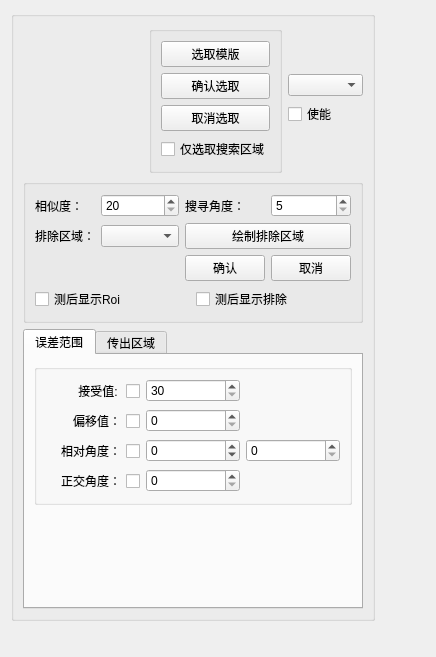
<?xml version="1.0" encoding="UTF-8"?>
<ui version="4.0">
 <class>nccMatch_outNWdg</class>
 <widget class="QWidget" name="nccMatch_outNWdg">
  <property name="geometry">
   <rect>
    <x>0</x>
    <y>0</y>
    <width>436</width>
    <height>657</height>
   </rect>
  </property>
  <property name="windowTitle">
   <string>nccMatch_outNWdg</string>
  </property>
  <layout class="QGridLayout" name="gridLayout_7">
   <item row="0" column="0">
    <widget class="QGroupBox" name="groupBox_2">
     <property name="title">
      <string/>
     </property>
     <layout class="QGridLayout" name="gridLayout_6">
      <item row="0" column="0">
       <layout class="QHBoxLayout" name="horizontalLayout" stretch="0,0">
        <item>
         <layout class="QHBoxLayout" name="horizontalLayout_2">
          <item>
           <widget class="QWidget" name="widget_pattern" native="true">
            <property name="minimumSize">
             <size>
              <width>120</width>
              <height>120</height>
             </size>
            </property>
            <property name="maximumSize">
             <size>
              <width>120</width>
              <height>120</height>
             </size>
            </property>
           </widget>
          </item>
          <item>
           <widget class="QGroupBox" name="groupBox_verticalLayout1">
            <layout class="QVBoxLayout" name="verticalLayout">
             <item>
              <widget class="QPushButton" name="bt_selectPattern">
               <property name="text">
                <string>选取模版</string>
               </property>
              </widget>
             </item>
             <item>
              <widget class="QPushButton" name="bt_ensureSelect">
               <property name="enabled">
                <bool>true</bool>
               </property>
               <property name="text">
                <string>确认选取</string>
               </property>
              </widget>
             </item>
             <item>
              <widget class="QPushButton" name="bt_cancelSelect">
               <property name="enabled">
                <bool>true</bool>
               </property>
               <property name="text">
                <string>取消选取</string>
               </property>
              </widget>
             </item>
             <item>
              <widget class="QCheckBox" name="cb_onlySearchRoi">
               <property name="text">
                <string>仅选取搜索区域</string>
               </property>
              </widget>
             </item>
            </layout>
           </widget>
          </item>
         </layout>
        </item>
        <item>
         <layout class="QVBoxLayout" name="verticalLayout_3">
          <item>
           <spacer name="verticalSpacer_4">
            <property name="orientation">
             <enum>Qt::Vertical</enum>
            </property>
            <property name="sizeHint" stdset="0">
             <size>
              <width>20</width>
              <height>40</height>
             </size>
            </property>
           </spacer>
          </item>
          <item>
           <widget class="QComboBox" name="cob_temp"/>
          </item>
          <item>
           <widget class="QCheckBox" name="cb_enable">
            <property name="text">
             <string>使能</string>
            </property>
           </widget>
          </item>
          <item>
           <spacer name="verticalSpacer_3">
            <property name="orientation">
             <enum>Qt::Vertical</enum>
            </property>
            <property name="sizeHint" stdset="0">
             <size>
              <width>20</width>
              <height>40</height>
             </size>
            </property>
           </spacer>
          </item>
         </layout>
        </item>
       </layout>
      </item>
      <item row="1" column="0">
       <widget class="QGroupBox" name="groupBox_verticalLayout2">
        <layout class="QGridLayout" name="gridLayout_2">
         <item row="0" column="0">
          <widget class="QLabel" name="label">
           <property name="text">
            <string>相似度：</string>
           </property>
          </widget>
         </item>
         <item row="0" column="1">
          <widget class="QSpinBox" name="sp_similarity">
           <property name="minimum">
            <number>20</number>
           </property>
           <property name="singleStep">
            <number>5</number>
           </property>
          </widget>
         </item>
         <item row="0" column="2">
          <widget class="QLabel" name="label_2">
           <property name="text">
            <string>搜寻角度：</string>
           </property>
          </widget>
         </item>
         <item row="0" column="3">
          <widget class="QSpinBox" name="sp_seekingAngle">
           <property name="minimum">
            <number>5</number>
           </property>
           <property name="maximum">
            <number>359</number>
           </property>
           <property name="singleStep">
            <number>10</number>
           </property>
          </widget>
         </item>
         <item row="1" column="0">
          <widget class="QLabel" name="label_11">
           <property name="layoutDirection">
            <enum>Qt::RightToLeft</enum>
           </property>
           <property name="text">
            <string>排除区域：</string>
           </property>
          </widget>
         </item>
         <item row="1" column="1">
          <widget class="QComboBox" name="cob_minusArea">
           <property name="enabled">
            <bool>true</bool>
           </property>
           <property name="minimumSize">
            <size>
             <width>0</width>
             <height>0</height>
            </size>
           </property>
           <item>
            <property name="text">
             <string/>
            </property>
           </item>
           <item>
            <property name="text">
             <string>旋转矩形</string>
            </property>
           </item>
           <item>
            <property name="text">
             <string>圆形</string>
            </property>
           </item>
          </widget>
         </item>
         <item row="1" column="2" colspan="2">
          <widget class="QPushButton" name="bt_drawMinus">
           <property name="enabled">
            <bool>true</bool>
           </property>
           <property name="minimumSize">
            <size>
             <width>0</width>
             <height>0</height>
            </size>
           </property>
           <property name="text">
            <string>绘制排除区域</string>
           </property>
          </widget>
         </item>
         <item row="2" column="3">
          <widget class="QPushButton" name="bt_cancelMinus">
           <property name="enabled">
            <bool>true</bool>
           </property>
           <property name="minimumSize">
            <size>
             <width>0</width>
             <height>0</height>
            </size>
           </property>
           <property name="text">
            <string>取消</string>
           </property>
          </widget>
         </item>
         <item row="2" column="2">
          <widget class="QPushButton" name="bt_ensureMinus">
           <property name="enabled">
            <bool>true</bool>
           </property>
           <property name="minimumSize">
            <size>
             <width>0</width>
             <height>0</height>
            </size>
           </property>
           <property name="text">
            <string>确认</string>
           </property>
          </widget>
         </item>
         <item row="3" column="0" colspan="4">
          <layout class="QGridLayout" name="gridLayout_9">
           <item row="0" column="0">
            <widget class="QCheckBox" name="cb_showRoiAfterDet">
             <property name="text">
              <string>测后显示Roi</string>
             </property>
            </widget>
           </item>
           <item row="0" column="1">
            <widget class="QCheckBox" name="cb_showMinusAfterDet">
             <property name="text">
              <string>测后显示排除</string>
             </property>
            </widget>
           </item>
          </layout>
         </item>
        </layout>
       </widget>
      </item>
      <item row="2" column="0">
       <widget class="QTabWidget" name="tabWidget">
        <property name="currentIndex">
         <number>0</number>
        </property>
        <widget class="QWidget" name="tab">
         <attribute name="title">
          <string>误差范围</string>
         </attribute>
         <layout class="QGridLayout" name="gridLayout_5">
          <item row="0" column="0">
           <widget class="QGroupBox" name="groupBox">
            <property name="minimumSize">
             <size>
              <width>0</width>
              <height>0</height>
             </size>
            </property>
            <property name="title">
             <string/>
            </property>
            <layout class="QGridLayout" name="gridLayout">
             <item row="0" column="0">
              <widget class="QCheckBox" name="cb_acceptValue">
               <property name="layoutDirection">
                <enum>Qt::RightToLeft</enum>
               </property>
               <property name="text">
                <string>接受值: </string>
               </property>
              </widget>
             </item>
             <item row="0" column="1">
              <widget class="QSpinBox" name="sp_acceptValue">
               <property name="enabled">
                <bool>true</bool>
               </property>
               <property name="minimum">
                <number>30</number>
               </property>
              </widget>
             </item>
             <item row="1" column="0">
              <widget class="QCheckBox" name="cb_offsetValue">
               <property name="layoutDirection">
                <enum>Qt::RightToLeft</enum>
               </property>
               <property name="text">
                <string>偏移值：</string>
               </property>
              </widget>
             </item>
             <item row="1" column="1">
              <widget class="QSpinBox" name="sp_offsetValue">
               <property name="enabled">
                <bool>true</bool>
               </property>
               <property name="maximum">
                <number>999</number>
               </property>
              </widget>
             </item>
             <item row="2" column="0">
              <widget class="QCheckBox" name="cb_relativeAngle">
               <property name="layoutDirection">
                <enum>Qt::RightToLeft</enum>
               </property>
               <property name="text">
                <string>相对角度：</string>
               </property>
              </widget>
             </item>
             <item row="2" column="1">
              <widget class="QSpinBox" name="sp_minRelative">
               <property name="enabled">
                <bool>true</bool>
               </property>
               <property name="minimum">
                <number>-360</number>
               </property>
               <property name="maximum">
                <number>360</number>
               </property>
              </widget>
             </item>
             <item row="2" column="2">
              <widget class="QSpinBox" name="sp_maxRelative">
               <property name="enabled">
                <bool>true</bool>
               </property>
               <property name="maximum">
                <number>360</number>
               </property>
              </widget>
             </item>
             <item row="3" column="0">
              <widget class="QCheckBox" name="cb_axisAngle">
               <property name="layoutDirection">
                <enum>Qt::RightToLeft</enum>
               </property>
               <property name="text">
                <string>正交角度：</string>
               </property>
              </widget>
             </item>
             <item row="3" column="1">
              <widget class="QSpinBox" name="sp_axisAngle">
               <property name="enabled">
                <bool>true</bool>
               </property>
               <property name="maximum">
                <number>45</number>
               </property>
              </widget>
             </item>
            </layout>
           </widget>
          </item>
          <item row="1" column="0">
           <spacer name="verticalSpacer_2">
            <property name="orientation">
             <enum>Qt::Vertical</enum>
            </property>
            <property name="sizeHint" stdset="0">
             <size>
              <width>20</width>
              <height>68</height>
             </size>
            </property>
           </spacer>
          </item>
         </layout>
         <zorder>groupBox</zorder>
         <zorder>verticalSpacer_2</zorder>
        </widget>
        <widget class="QWidget" name="tab_2">
         <attribute name="title">
          <string>传出区域</string>
         </attribute>
         <layout class="QGridLayout" name="gridLayout_4">
          <item row="1" column="0" colspan="2">
           <widget class="QGroupBox" name="groupBox_3">
            <property name="title">
             <string/>
            </property>
            <layout class="QGridLayout" name="gridLayout_3">
             <item row="3" column="1">
              <widget class="QSpinBox" name="sp_deleteArea">
               <property name="maximum">
                <number>10</number>
               </property>
              </widget>
             </item>
             <item row="1" column="0" colspan="4">
              <layout class="QHBoxLayout" name="horizontalLayout_7">
               <item>
                <widget class="QPushButton" name="bt_selectOutPat">
                 <property name="text">
                  <string>选取传出模版</string>
                 </property>
                </widget>
               </item>
               <item>
                <widget class="QPushButton" name="bt_outPatOk">
                 <property name="enabled">
                  <bool>true</bool>
                 </property>
                 <property name="text">
                  <string>确认选取</string>
                 </property>
                </widget>
               </item>
               <item>
                <widget class="QPushButton" name="bt_cancelOutPat">
                 <property name="enabled">
                  <bool>true</bool>
                 </property>
                 <property name="text">
                  <string>取消选取</string>
                 </property>
                </widget>
               </item>
              </layout>
             </item>
             <item row="2" column="2">
              <widget class="QLabel" name="label_13">
               <property name="text">
                <string>开操作：</string>
               </property>
              </widget>
             </item>
             <item row="3" column="2">
              <widget class="QLabel" name="label_14">
               <property name="text">
                <string>闭操作：</string>
               </property>
              </widget>
             </item>
             <item row="4" column="1">
              <widget class="QSpinBox" name="sp_minArea">
               <property name="buttonSymbols">
                <enum>QAbstractSpinBox::UpDownArrows</enum>
               </property>
               <property name="maximum">
                <number>999999</number>
               </property>
              </widget>
             </item>
             <item row="2" column="1">
              <widget class="QSpinBox" name="sp_outArea">
               <property name="enabled">
                <bool>true</bool>
               </property>
               <property name="minimum">
                <number>1</number>
               </property>
               <property name="maximum">
                <number>10</number>
               </property>
              </widget>
             </item>
             <item row="5" column="1">
              <widget class="QSpinBox" name="sp_threMin">
               <property name="maximum">
                <number>255</number>
               </property>
              </widget>
             </item>
             <item row="0" column="0" colspan="4">
              <layout class="QHBoxLayout" name="horizontalLayout_4">
               <item>
                <widget class="QCheckBox" name="cb_showOutArea">
                 <property name="layoutDirection">
                  <enum>Qt::RightToLeft</enum>
                 </property>
                 <property name="text">
                  <string>显示传出区域</string>
                 </property>
                </widget>
               </item>
               <item>
                <widget class="QCheckBox" name="cb_fillUp">
                 <property name="layoutDirection">
                  <enum>Qt::RightToLeft</enum>
                 </property>
                 <property name="text">
                  <string>填充区域</string>
                 </property>
                </widget>
               </item>
               <item>
                <spacer name="horizontalSpacer_4">
                 <property name="orientation">
                  <enum>Qt::Horizontal</enum>
                 </property>
                 <property name="sizeHint" stdset="0">
                  <size>
                   <width>40</width>
                   <height>20</height>
                  </size>
                 </property>
                </spacer>
               </item>
              </layout>
             </item>
             <item row="2" column="3">
              <widget class="QSpinBox" name="sp_open">
               <property name="buttonSymbols">
                <enum>QAbstractSpinBox::UpDownArrows</enum>
               </property>
               <property name="maximum">
                <number>99</number>
               </property>
              </widget>
             </item>
             <item row="4" column="0">
              <widget class="QLabel" name="label_12">
               <property name="text">
                <string>面积：</string>
               </property>
              </widget>
             </item>
             <item row="2" column="0">
              <widget class="QLabel" name="label_8">
               <property name="text">
                <string>目标区域：</string>
               </property>
              </widget>
             </item>
             <item row="4" column="2">
              <widget class="QSpinBox" name="sp_maxArea">
               <property name="buttonSymbols">
                <enum>QAbstractSpinBox::UpDownArrows</enum>
               </property>
               <property name="maximum">
                <number>999999</number>
               </property>
              </widget>
             </item>
             <item row="4" column="3">
              <spacer name="horizontalSpacer_11">
               <property name="orientation">
                <enum>Qt::Horizontal</enum>
               </property>
               <property name="sizeHint" stdset="0">
                <size>
                 <width>43</width>
                 <height>20</height>
                </size>
               </property>
              </spacer>
             </item>
             <item row="5" column="3">
              <spacer name="horizontalSpacer_12">
               <property name="orientation">
                <enum>Qt::Horizontal</enum>
               </property>
               <property name="sizeHint" stdset="0">
                <size>
                 <width>43</width>
                 <height>20</height>
                </size>
               </property>
              </spacer>
             </item>
             <item row="5" column="0">
              <widget class="QPushButton" name="bt_threTest">
               <property name="text">
                <string>阈值测试</string>
               </property>
               <property name="checkable">
                <bool>true</bool>
               </property>
              </widget>
             </item>
             <item row="5" column="2">
              <widget class="QSpinBox" name="sp_threMax">
               <property name="maximum">
                <number>255</number>
               </property>
              </widget>
             </item>
             <item row="3" column="3">
              <widget class="QSpinBox" name="sp_close">
               <property name="buttonSymbols">
                <enum>QAbstractSpinBox::UpDownArrows</enum>
               </property>
               <property name="maximum">
                <number>99</number>
               </property>
              </widget>
             </item>
             <item row="3" column="0">
              <widget class="QLabel" name="label_5">
               <property name="text">
                <string>排除区域：</string>
               </property>
              </widget>
             </item>
            </layout>
           </widget>
          </item>
          <item row="0" column="0">
           <widget class="QCheckBox" name="cb_useOutArea">
            <property name="layoutDirection">
             <enum>Qt::RightToLeft</enum>
            </property>
            <property name="text">
             <string>启用传出区域</string>
            </property>
           </widget>
          </item>
         </layout>
        </widget>
       </widget>
      </item>
     </layout>
    </widget>
   </item>
   <item row="0" column="1">
    <spacer name="horizontalSpacer_2">
     <property name="orientation">
      <enum>Qt::Horizontal</enum>
     </property>
     <property name="sizeHint" stdset="0">
      <size>
       <width>1</width>
       <height>20</height>
      </size>
     </property>
    </spacer>
   </item>
   <item row="1" column="0">
    <spacer name="verticalSpacer">
     <property name="orientation">
      <enum>Qt::Vertical</enum>
     </property>
     <property name="sizeHint" stdset="0">
      <size>
       <width>20</width>
       <height>13</height>
      </size>
     </property>
    </spacer>
   </item>
  </layout>
 </widget>
 <resources/>
 <connections/>
</ui>
